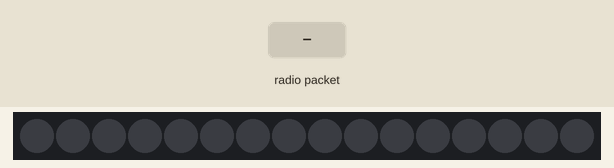
Bench run of a sketch on a simulated Teensy 4. On the bench: 16 RGB LEDs in strip order, left to right. The test bench sets the inputs (shaded band). Dim RGB values are drawn brighter than linear; colours are those a GRB WS2812 strip shows for the declared byte order; no radio packets arrive unless stated; what the sketch prints to the serial monitor is not drawn.

Above: at 1.3 s.
1.4 s: radio packet "1" arrives
At 2.8 s:
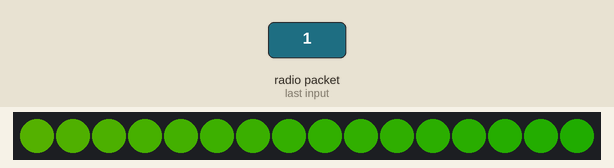
3.2 s: radio packet "0" arrives
At 4.1 s:
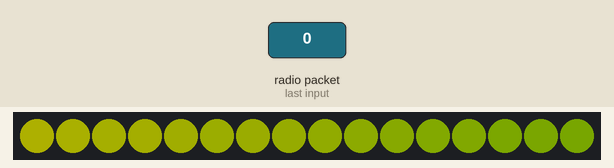
5.0 s: radio packet "2" arrives
At 6.5 s:
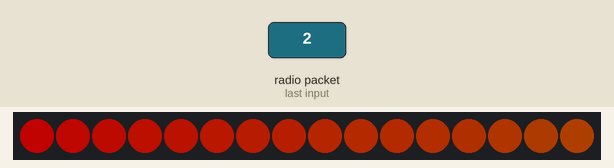
6.8 s: radio packet "1" arrives
8.6 s: radio packet "0" arrives
At 9.4 s:
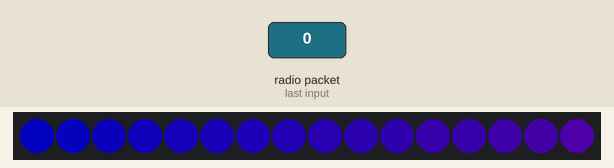
10.4 s: radio packet "2" arrives
Timing chart, 0 to 13.2 s (numbered marks = the images above; inputs shaded):
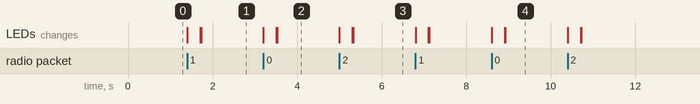

The sketch:

rx.ino
```cpp
// Feather9x_RX
// -*- mode: C++ -*-
// Example sketch showing how to create a simple messaging client (receiver)
// with the RH_RF95 class. RH_RF95 class does not provide for addressing or
// reliability, so you should only use RH_RF95 if you do not need the higher
// level messaging abilities.
// It is designed to work with the other example Feather9x_TX

#include <SPI.h>
#include <RH_RF95.h>
#include <FastLED.h>


#define RFM95_CS 8
#define RFM95_RST 4
#define RFM95_INT 7

#define DATA_PIN 6
#define NUM_LEDS 16

#if defined(ESP8266)
  /* for ESP w/featherwing */
  #define RFM95_CS  2    // "E"
  #define RFM95_RST 16   // "D"
  #define RFM95_INT 15   // "B"

#elif defined(ESP32)
  /* ESP32 feather w/wing */
  #define RFM95_RST     27   // "A"
  #define RFM95_CS      33   // "B"
  #define RFM95_INT     12   //  next to A

#elif defined(NRF52)
  /* nRF52832 feather w/wing */
  #define RFM95_RST     7   // "A"
  #define RFM95_CS      11   // "B"
  #define RFM95_INT     31   // "C"

#elif defined(TEENSYDUINO)
  /* Teensy 3.x w/wing */
  #define RFM95_RST     9   // "A"
  #define RFM95_CS      10   // "B"
  #define RFM95_INT     4    // "C"
#endif


// Change to 434.0 or other frequency, must match RX's freq!
#define RF95_FREQ 915.0

// Singleton instance of the radio driver
RH_RF95 rf95(RFM95_CS, RFM95_INT);

// Blinky on receipt
#define LED 9

CRGB leds[NUM_LEDS];


void setup()
{
  pinMode(LED, OUTPUT);
  pinMode(RFM95_RST, OUTPUT);
  digitalWrite(RFM95_RST, HIGH);

  LEDS.addLeds<WS2812B,DATA_PIN,RGB>(leds,NUM_LEDS);
  LEDS.setBrightness(84);

  Serial.begin(115200);
  Serial.print("yo");
  delay(100);

  Serial.println("Feather LoRa RX Test!");

  // manual reset
  digitalWrite(RFM95_RST, LOW);
  delay(10);
  digitalWrite(RFM95_RST, HIGH);
  delay(10);

  while (!rf95.init()) {
    Serial.println("LoRa radio init failed");
    while (1);
  }
  Serial.println("LoRa radio init OK!");

  // Defaults after init are 434.0MHz, modulation GFSK_Rb250Fd250, +13dbM
  if (!rf95.setFrequency(RF95_FREQ)) {
    Serial.println("setFrequency failed");
    while (1);
  }
  Serial.print("Set Freq to: "); Serial.println(RF95_FREQ);

  // Defaults after init are 434.0MHz, 13dBm, Bw = 125 kHz, Cr = 4/5, Sf = 128chips/symbol, CRC on

  // The default transmitter power is 13dBm, using PA_BOOST.
  // If you are using RFM95/96/97/98 modules which uses the PA_BOOST transmitter pin, then
  // you can set transmitter powers from 5 to 23 dBm:
  rf95.setTxPower(23, false);
}

char buttonpacket[20] = "Button Pressed    ";

void fadeall() { for(int i = 0; i < NUM_LEDS; i++) { leds[i].nscale8(250); } }

void neo_cylon() {
  static uint8_t hue = 0;
  // First slide the led in one direction
  for(int i = 0; i < NUM_LEDS; i++) {
    // Set the i'th led to red
    leds[i] = CHSV(hue++, 255, 255);
    // Show the leds
    FastLED.show();
    // now that we've shown the leds, reset the i'th led to black
    // leds[i] = CRGB::Black;
    fadeall();
    // Wait a little bit before we loop around and do it again
    delay(10);
  }

  // Now go in the other direction.
  for(int i = (NUM_LEDS)-1; i >= 0; i--) {
    // Set the i'th led to red
    leds[i] = CHSV(hue++, 255, 255);
    // Show the leds
    FastLED.show();
    // now that we've shown the leds, reset the i'th led to black
    // leds[i] = CRGB::Black;
    fadeall();
    // Wait a little bit before we loop around and do it again
    delay(10);
  }
}

void neo_blink() {
  for(int i = 0; i < NUM_LEDS; i++){
    leds[i] = CRGB::Red;
  }
  FastLED.show();
  delay(500);
  for(int i = 0; i < NUM_LEDS; i++){
    leds[i] = CRGB::Black;
  }
  FastLED.show();
}

void loop()
{
  if (rf95.available())
  {
    // Should be a message for us now
    uint8_t buf[RH_RF95_MAX_MESSAGE_LEN];
    uint8_t len = sizeof(buf);

    if (rf95.recv(buf, &len))
    {
      digitalWrite(LED, HIGH);
      neo_cylon();
      //delay(1000);
      RH_RF95::printBuffer("Received: ", buf, len);
      Serial.print("Got: ");
      Serial.println((char*)buf);
      Serial.print("RSSI: ");
      Serial.println(rf95.lastRssi(), DEC);

      // Send a reply
      uint8_t data[] = "And hello back to you";
      rf95.send(data, sizeof(data));
      rf95.waitPacketSent();
      Serial.println("Sent a reply");
      digitalWrite(LED, LOW);
      Serial.println(rf95.lastRssi(), DEC);
    }
    else
    {
      Serial.println("Receive failed");
    }
  }
}
```

Measured:
- after the input at 1.4 s, the LEDs: first change at once (image 1 shows a later state)
- after the input at 3.2 s, the LEDs: first change at once (image 2 shows a later state)
- after the input at 5.0 s, the LEDs: first change at once (image 3 shows a later state)
- after the input at 8.6 s, the LEDs: first change at once (image 4 shows a later state)
